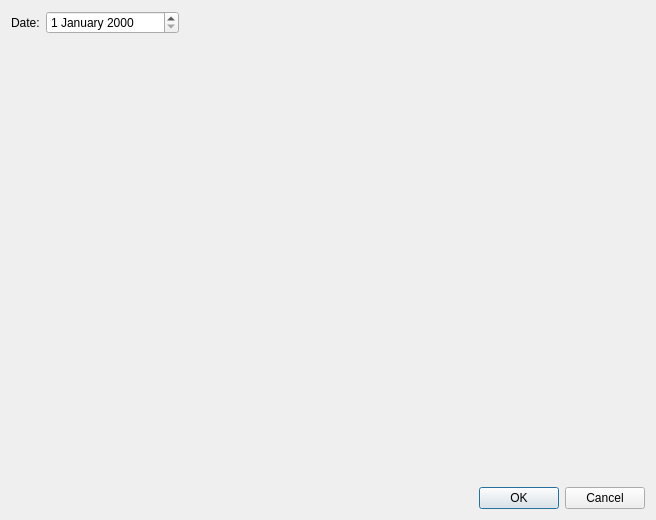
<?xml version="1.0" encoding="UTF-8"?>
<ui version="4.0">
 <class>AddSourcesDialog</class>
 <widget class="QDialog" name="AddSourcesDialog">
  <property name="windowModality">
   <enum>Qt::ApplicationModal</enum>
  </property>
  <property name="geometry">
   <rect>
    <x>0</x>
    <y>0</y>
    <width>656</width>
    <height>520</height>
   </rect>
  </property>
  <property name="sizePolicy">
   <sizepolicy hsizetype="MinimumExpanding" vsizetype="MinimumExpanding">
    <horstretch>0</horstretch>
    <verstretch>0</verstretch>
   </sizepolicy>
  </property>
  <property name="minimumSize">
   <size>
    <width>0</width>
    <height>0</height>
   </size>
  </property>
  <property name="windowTitle">
   <string>Add sources</string>
  </property>
  <property name="windowIcon">
   <iconset resource="../resources/resource.qrc">
    <normaloff>:/kwallet.png</normaloff>:/kwallet.png</iconset>
  </property>
  <property name="modal">
   <bool>true</bool>
  </property>
  <layout class="QGridLayout" name="gridLayout">
   <item row="7" column="3">
    <widget class="QDialogButtonBox" name="_button_box">
     <property name="orientation">
      <enum>Qt::Horizontal</enum>
     </property>
     <property name="standardButtons">
      <set>QDialogButtonBox::Cancel|QDialogButtonBox::Ok</set>
     </property>
     <property name="centerButtons">
      <bool>false</bool>
     </property>
    </widget>
   </item>
   <item row="4" column="1" colspan="3">
    <widget class="TableWidget" name="_incoming" native="true"/>
   </item>
   <item row="2" column="1" colspan="3">
    <widget class="TableWidget" name="_expense" native="true"/>
   </item>
   <item row="6" column="1" colspan="3">
    <widget class="TableWidget" name="_debt" native="true"/>
   </item>
   <item row="0" column="2">
    <widget class="QDateEdit" name="_date">
     <property name="displayFormat">
      <string>d MMMM yyyy</string>
     </property>
    </widget>
   </item>
   <item row="0" column="1">
    <widget class="QLabel" name="_label_date">
     <property name="text">
      <string>Date:</string>
     </property>
    </widget>
   </item>
   <item row="3" column="1" colspan="3">
    <widget class="TableWidget" name="_savings" native="true"/>
   </item>
  </layout>
 </widget>
 <customwidgets>
  <customwidget>
   <class>TableWidget</class>
   <extends>QWidget</extends>
   <header>tablewidget.h</header>
   <container>1</container>
  </customwidget>
 </customwidgets>
 <resources>
  <include location="../resources/resource.qrc"/>
 </resources>
 <connections>
  <connection>
   <sender>_button_box</sender>
   <signal>accepted()</signal>
   <receiver>AddSourcesDialog</receiver>
   <slot>accept()</slot>
   <hints>
    <hint type="sourcelabel">
     <x>248</x>
     <y>254</y>
    </hint>
    <hint type="destinationlabel">
     <x>157</x>
     <y>274</y>
    </hint>
   </hints>
  </connection>
  <connection>
   <sender>_button_box</sender>
   <signal>rejected()</signal>
   <receiver>AddSourcesDialog</receiver>
   <slot>reject()</slot>
   <hints>
    <hint type="sourcelabel">
     <x>316</x>
     <y>260</y>
    </hint>
    <hint type="destinationlabel">
     <x>286</x>
     <y>274</y>
    </hint>
   </hints>
  </connection>
 </connections>
</ui>
